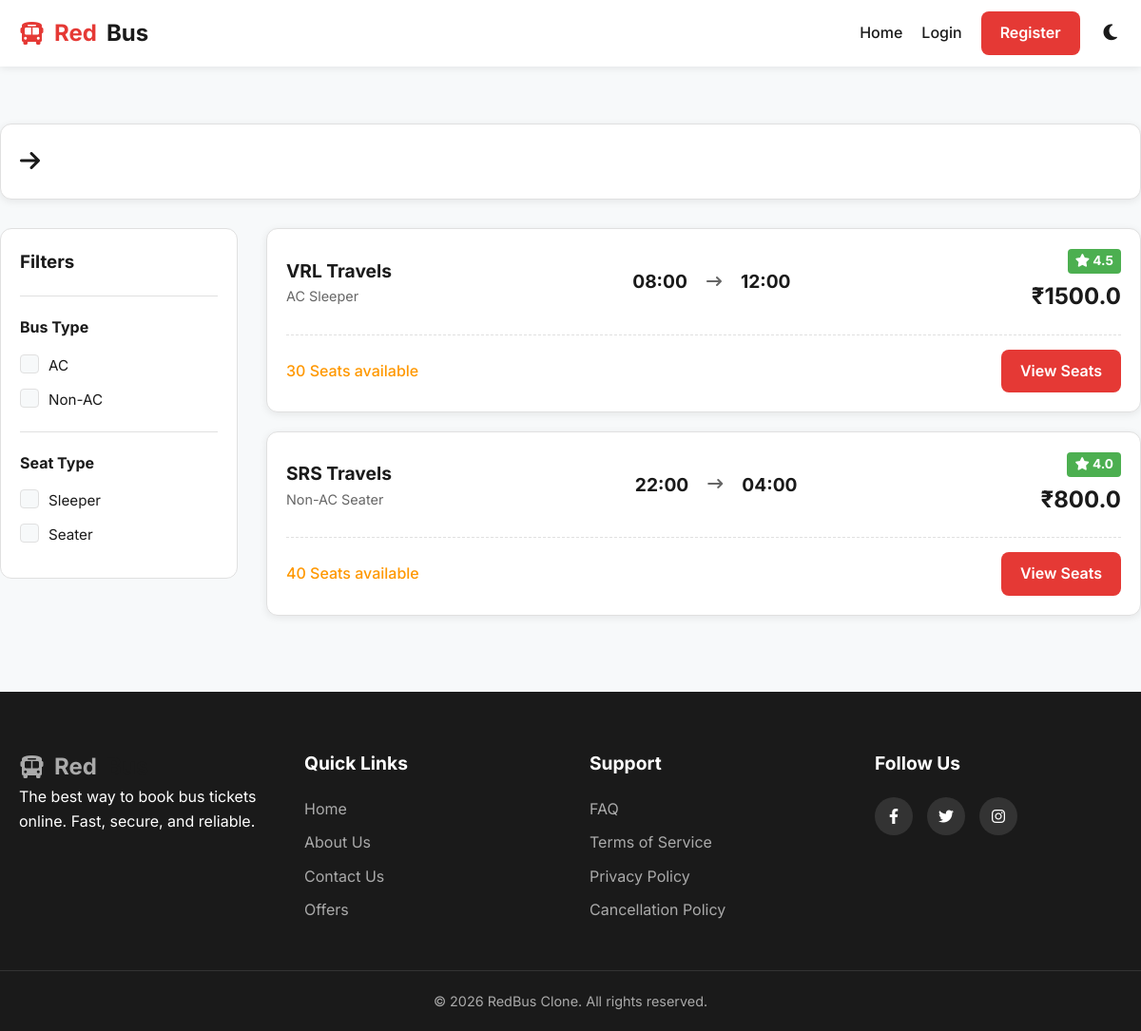
Screenshot of /search with the database file from the repository.
### tables this page shows
CREATE TABLE routes (
                id INTEGER PRIMARY KEY AUTOINCREMENT,
                bus_id INTEGER,
                source TEXT NOT NULL,
                destination TEXT NOT NULL,
                departure_time TEXT NOT NULL,
                arrival_time TEXT NOT NULL,
                date TEXT NOT NULL,
                FOREIGN KEY (bus_id) REFERENCES buses (id)
            );

CREATE TABLE buses (
                id INTEGER PRIMARY KEY AUTOINCREMENT,
                name TEXT NOT NULL,
                number TEXT NOT NULL,
                operator TEXT NOT NULL,
                type TEXT NOT NULL, -- AC / Non-AC
                layout TEXT NOT NULL, -- Sleeper / Seater
                total_seats INTEGER NOT NULL,
                price_per_seat REAL NOT NULL,
                ratings REAL DEFAULT 0.0
            );

### app.py (the view)
@app.route('/search')
def search():
    source = request.args.get('source', '')
    destination = request.args.get('destination', '')
    date = request.args.get('date', '')
    db = get_db()
    query = """
        SELECT r.id as route_id, r.source, r.destination, r.departure_time, r.arrival_time, r.date,
               b.id as bus_id, b.name as bus_name, b.number, b.operator, b.type, b.layout,
               b.total_seats, b.price_per_seat, b.ratings
        FROM routes r
        JOIN buses b ON r.bus_id = b.id
        WHERE 1=1
    """
    params = []
    if source:
        query += " AND r.source = ?"
        params.append(source)
    if destination:
        query += " AND r.destination = ?"
        params.append(destination)
    if date:
        query += " AND r.date = ?"
        params.append(date)
    results = db.execute(query, params).fetchall()
    return render_template('search_results.html', results=results, source=source, destination=destination, date=date)

### app.py (called while the page is built)
def get_db():
    db = getattr(g, '_database', None)
    if db is None:
        db = g._database = sqlite3.connect(DATABASE)
        db.row_factory = sqlite3.Row
    return db

@app.teardown_appcontext
def close_connection(exception):
    db = getattr(g, '_database', None)
    if db is not None:
        db.close()

@app.before_request
def initialize_database():
    if not os.path.exists(DATABASE):
        init_db()
        print("Initialized database with seed data.")

@app.context_processor
def inject_user():
    user = None
    if 'user_id' in session:
        db = get_db()
        user = db.execute("SELECT * FROM users WHERE id = ?", (session['user_id'],)).fetchone()
    return dict(current_user=user)

### templates/search_results.html (shortened to what this page needs)
{% extends 'base.html' %}
{% block content %}
<div class="container section-padding search-results-page">
    <div class="search-header">
        <h2>{{ source }} <i class="fa-solid fa-arrow-right"></i> {{ destination }}</h2>
    </div>
    <div class="results-layout">
        <aside class="filters-sidebar">
            <h3>Filters</h3>
            <div class="filter-group">
                <h4>Bus Type</h4>
                <label class="checkbox-container">AC
                    <span class="checkmark"></span>
                </label>
                <label class="checkbox-container">Non-AC
                    <span class="checkmark"></span>
                </label>
            </div>
            <div class="filter-group">
                <h4>Seat Type</h4>
                <label class="checkbox-container">Sleeper
                    <span class="checkmark"></span>
                </label>
                <label class="checkbox-container">Seater
                    <span class="checkmark"></span>
                </label>
            </div>
        </aside>
        <div class="bus-list">
            {% if results %}
                {% for bus in results %}
                <div class="bus-card" data-type="{{ bus['type'] }}" data-layout="{{ bus['layout'] }}">
                    <div class="bus-main-info">
                        <div class="operator-info">
                            <h3>{{ bus['operator'] }}</h3>
                            <p class="bus-type">{{ bus['type'] }} {{ bus['layout'] }}</p>
                        </div>
                        <div class="time-info">
                            <div class="time">
                                <strong>{{ bus['departure_time'] }}</strong>
                            </div>
                            <div class="duration">
                                <i class="fa-solid fa-arrow-right-long"></i>
                            </div>
                            <div class="time">
                                <strong>{{ bus['arrival_time'] }}</strong>
                            </div>
                        </div>
                        <div class="price-info">
                            <div class="rating"><i class="fa-solid fa-star"></i> {{ bus['ratings'] }}</div>
                            <div class="price">₹{{ bus['price_per_seat'] }}</div>
                        </div>
                    </div>
                    <div class="bus-actions">
                        <span class="seats-left">{{ bus['total_seats'] }} Seats available</span>
                        <a href="{{ url_for('bus_details', route_id=bus['route_id']) }}" class="btn btn-primary">View Seats</a>
                    </div>
                </div>
                {% endfor %}
            {% else %}
                <div class="no-results text-center">
                    <img src="https://illustrations.popsy.co/amber/shrug.svg" alt="No Buses" width="200">
                    <h3>No buses found for this route.</h3>
                    <p>Try changing your search criteria.</p>
                </div>
            {% endif %}
        </div>
    </div>
</div>
{% endblock %}

### templates/base.html (shortened to what this page needs)
<!DOCTYPE html>
<html lang="en">
<head>
    <link rel="stylesheet" href="https://cdnjs.cloudflare.com/ajax/libs/font-awesome/6.4.0/css/all.min.css">
    <link rel="stylesheet" href="{{ url_for('static', filename='css/style.css') }}">
</head>
<body>
    <nav class="navbar">
        <div class="container nav-container">
            <a href="{{ url_for('index') }}" class="logo">
                <i class="fa-solid fa-bus"></i>
                Red<span>Bus</span>
            </a>
            <ul class="nav-links" id="navLinks">
                <li><a href="{{ url_for('index') }}">Home</a></li>
                {% if session.get('user_id') %}
                    {% if session.get('role') == 'admin' %}
                        <li><a href="{{ url_for('admin_dashboard') }}">Admin Panel</a></li>
                    {% else %}
                        <li><a href="{{ url_for('dashboard') }}">Dashboard</a></li>
                    {% endif %}
                    <li><a href="{{ url_for('logout') }}" class="btn btn-outline">Logout</a></li>
                {% else %}
                    <li><a href="{{ url_for('login') }}">Login</a></li>
                    <li><a href="{{ url_for('register') }}" class="btn btn-primary">Register</a></li>
                {% endif %}
                <li>
                    <button class="theme-toggle" id="themeToggle" aria-label="Toggle Dark Mode">
                        <i class="fa-solid fa-moon"></i>
                    </button>
                </li>
            </ul>
        </div>
    </nav>
    <main>
        {% block content %}{% endblock %}
    </main>
    <footer class="footer">
        <div class="container footer-container">
            <div class="footer-col">
                <a href="{{ url_for('index') }}" class="logo">
                    <i class="fa-solid fa-bus"></i>
                    Red<span>Bus</span>
                </a>
                <p>The best way to book bus tickets online. Fast, secure, and reliable.</p>
            </div>
            <div class="footer-col">
                <h3>Quick Links</h3>
                <ul>
                    <li><a href="{{ url_for('index') }}">Home</a></li>
                    <li><a href="#">About Us</a></li>
                    <li><a href="#">Contact Us</a></li>
                    <li><a href="#">Offers</a></li>
                </ul>
            </div>
            <div class="footer-col">
                <h3>Support</h3>
                <ul>
                    <li><a href="#">FAQ</a></li>
                    <li><a href="#">Terms of Service</a></li>
                    <li><a href="#">Privacy Policy</a></li>
                    <li><a href="#">Cancellation Policy</a></li>
                </ul>
            </div>
            <div class="footer-col">
                <h3>Follow Us</h3>
                <div class="social-links">
                    <a href="#"><i class="fa-brands fa-facebook-f"></i></a>
                    <a href="#"><i class="fa-brands fa-twitter"></i></a>
                    <a href="#"><i class="fa-brands fa-instagram"></i></a>
                </div>
            </div>
        </div>
        <div class="footer-bottom text-center">
            <p>&copy; 2026 RedBus Clone. All rights reserved.</p>
        </div>
    </footer>
</body>
</html>

### rows the page displays
routes: operator "VRL Travels", type "AC", layout "Sleeper", departure_time "08:00", arrival_time "12:00", ratings "4.5", price_per_seat "1500.0", total_seats "30"
routes: operator "SRS Travels", type "Non-AC", layout "Seater", departure_time "22:00", arrival_time "04:00", ratings "4.0", price_per_seat "800.0", total_seats "40"
